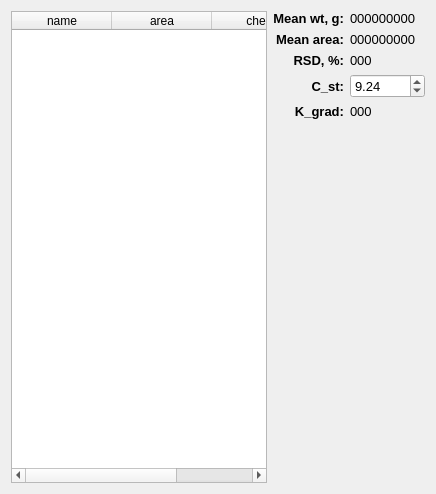
     <widget class="QWidget" name="S4CO">
      <attribute name="title">
       <string>S4CO</string>
      </attribute>
      <layout class="QGridLayout" name="gridLayout_10">
       <item row="0" column="0" rowspan="6">
        <widget class="QTableWidget" name="tableWidget_S4CO">
         <column>
          <property name="text">
           <string>name</string>
          </property>
         </column>
         <column>
          <property name="text">
           <string>area</string>
          </property>
         </column>
         <column>
          <property name="text">
           <string>check</string>
          </property>
         </column>
        </widget>
       </item>
       <item row="0" column="1">
        <widget class="QLabel" name="label_45">
         <property name="font">
          <font>
           <pointsize>10</pointsize>
           <weight>75</weight>
           <bold>true</bold>
          </font>
         </property>
         <property name="text">
          <string>Mean wt, g:</string>
         </property>
         <property name="alignment">
          <set>Qt::AlignRight|Qt::AlignTrailing|Qt::AlignVCenter</set>
         </property>
        </widget>
       </item>
       <item row="0" column="2">
        <widget class="QLabel" name="S4CO_wt">
         <property name="font">
          <font>
           <pointsize>10</pointsize>
          </font>
         </property>
         <property name="text">
          <string>000000000</string>
         </property>
        </widget>
       </item>
       <item row="1" column="1">
        <widget class="QLabel" name="label_18">
         <property name="font">
          <font>
           <pointsize>10</pointsize>
           <weight>75</weight>
           <bold>true</bold>
          </font>
         </property>
         <property name="text">
          <string>Mean area:</string>
         </property>
         <property name="alignment">
          <set>Qt::AlignRight|Qt::AlignTrailing|Qt::AlignVCenter</set>
         </property>
        </widget>
       </item>
       <item row="1" column="2">
        <widget class="QLabel" name="S4CO_mean">
         <property name="font">
          <font>
           <pointsize>10</pointsize>
          </font>
         </property>
         <property name="text">
          <string>000000000</string>
         </property>
        </widget>
       </item>
       <item row="2" column="1">
        <widget class="QLabel" name="label_17">
         <property name="font">
          <font>
           <pointsize>10</pointsize>
           <weight>75</weight>
           <bold>true</bold>
          </font>
         </property>
         <property name="text">
          <string>RSD, %:</string>
         </property>
         <property name="alignment">
          <set>Qt::AlignRight|Qt::AlignTrailing|Qt::AlignVCenter</set>
         </property>
        </widget>
       </item>
       <item row="2" column="2">
        <widget class="QLabel" name="S4CO_RSD">
         <property name="font">
          <font>
           <pointsize>10</pointsize>
          </font>
         </property>
         <property name="text">
          <string>000</string>
         </property>
        </widget>
       </item>
       <item row="3" column="1">
        <widget class="QLabel" name="label_35">
         <property name="font">
          <font>
           <pointsize>10</pointsize>
           <weight>75</weight>
           <bold>true</bold>
          </font>
         </property>
         <property name="text">
          <string>C_st:</string>
         </property>
         <property name="alignment">
          <set>Qt::AlignRight|Qt::AlignTrailing|Qt::AlignVCenter</set>
         </property>
        </widget>
       </item>
       <item row="3" column="2">
        <widget class="QDoubleSpinBox" name="S4CO_Cst">
         <property name="font">
          <font>
           <pointsize>10</pointsize>
          </font>
         </property>
         <property name="maximum">
          <double>1000.000000000000000</double>
         </property>
         <property name="singleStep">
          <double>0.010000000000000</double>
         </property>
         <property name="value">
          <double>9.240000000000000</double>
         </property>
        </widget>
       </item>
       <item row="4" column="1">
        <widget class="QLabel" name="label_36">
         <property name="font">
          <font>
           <pointsize>10</pointsize>
           <weight>75</weight>
           <bold>true</bold>
          </font>
         </property>
         <property name="text">
          <string>K_grad:</string>
         </property>
         <property name="alignment">
          <set>Qt::AlignRight|Qt::AlignTrailing|Qt::AlignVCenter</set>
         </property>
        </widget>
       </item>
       <item row="4" column="2">
        <widget class="QLabel" name="S4CO_Kg">
         <property name="font">
          <font>
           <pointsize>10</pointsize>
          </font>
         </property>
         <property name="text">
          <string>000</string>
         </property>
        </widget>
       </item>
       <item row="5" column="1" colspan="2">
        <spacer name="verticalSpacer_9">
         <property name="orientation">
          <enum>Qt::Vertical</enum>
         </property>
         <property name="sizeHint" stdset="0">
          <size>
           <width>20</width>
           <height>364</height>
          </size>
         </property>
        </spacer>
       </item>
      </layout>
     </widget>
